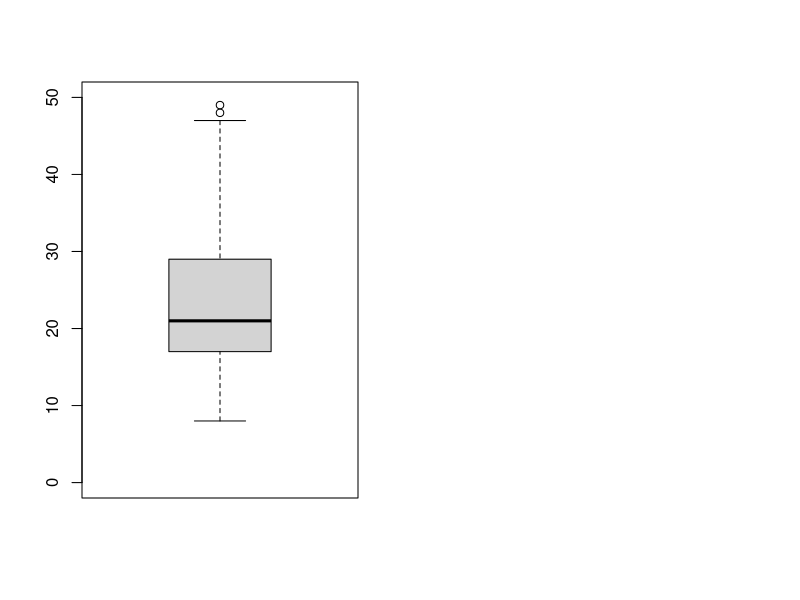

The R source for this figure: (Note: this script raises an error after producing the figure.)
### Modelling in Physical Geography
### Independent assignment 1
### Complete the script according to instructions
### and return on Wednesday

## Create a new directory called "indie_1" and change your working
## directory to it.


## Today we work with data on traffic accidents in Sweden. Check the
## help page of the dataset
help(Traffic)
?MASS::Traffic

## Turn off factor conversion
options(stringsASFactors = FALSE)

## Read in the data
traffic <- MASS::Traffic

## Check data types using str().
str(traffic)

## List the names and data types of all columns in the data frame in a
## comment below.


## Print a summary of the data frame with the summary()
## -function. What is the mean number of daily traffic accidents per
## day during this study? List your answer in a comment below
summary(traffic)


## Complete the commands below to create two boxplots in the same
## plotting frame. The one on the left should display the distribution
## of accident counts when speed limits were not enforced, while the
## one on the right should do the same for when speed limits were
## enforced. Give the plots informative titles and labels. Save the
## plot as pdf.
par(mfrow = c(1,2))
boxplot(traffic[traffic$limit == "no", "y"], ylim = c(0,50))
boxplot()


## Reset the plotting area
par(mfrow = c(1,1))

## The column y is a count of traffic accidents per day. Calculate the
## accident rate per hour and assign it to a new column called
## "accidents_per_hour"


## Remove the column "limit" from the data frame.

## Create a new function that takes a vector as an argument, samples
## one value from it and returns it

new_function <- function(x){
    return(sample(x, size=1))
}


## Apply this new function to all the columns of your data frame using
## lapply or sapply


## Create a for-loop that goes through all the rows of the data frame,
## and prints the sentence: "It is x, day y.", where x is the year in
## that row and y is the corresponding day. Use the cat() function to
## print the sentence.

for(i in 1:NROW(traffic)){
    sentence <- paste0("\n") # the \n in the end signals a newline.
    cat(sentence)
}
